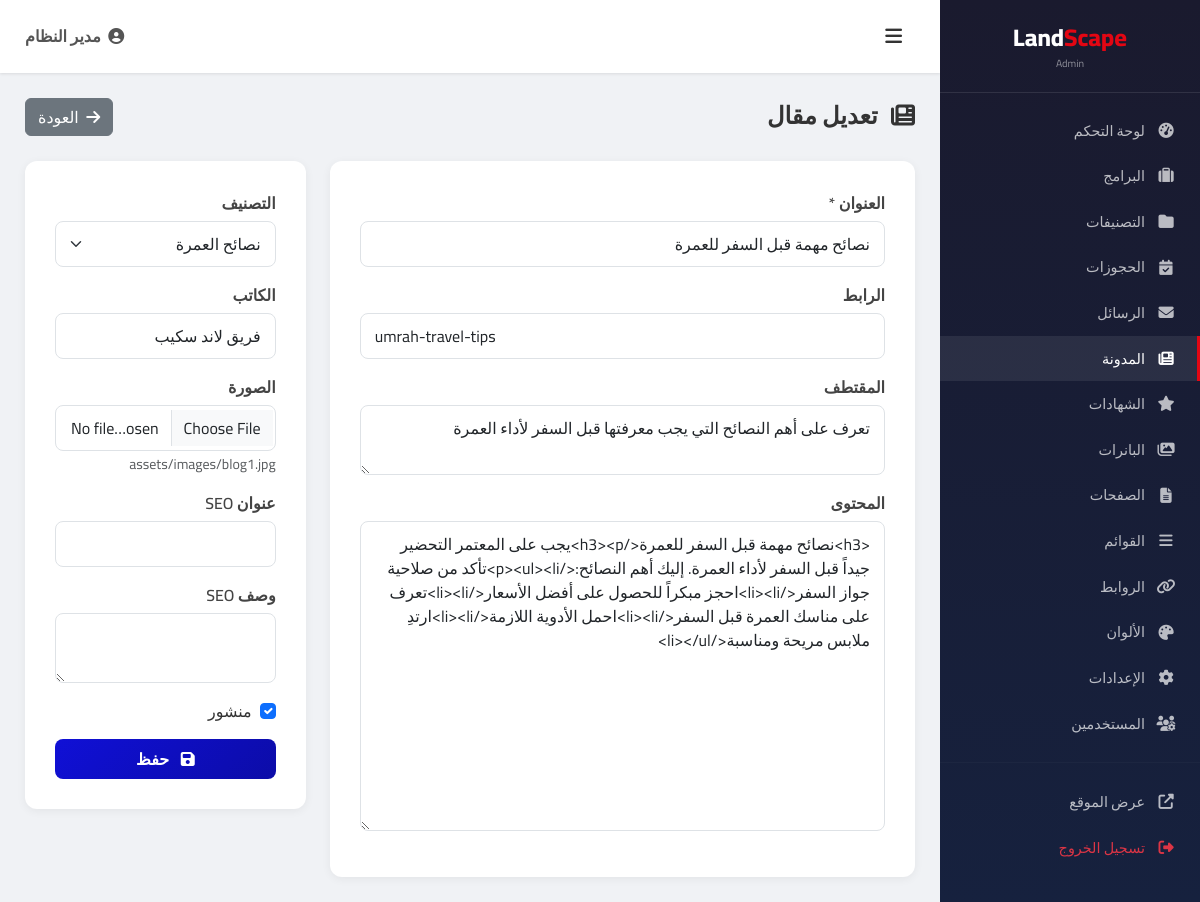
Page /admin/article-edit?id=1 (signed in) on the committed database.
### tables this page shows
CREATE TABLE `articles` (
    `id` INT AUTO_INCREMENT PRIMARY KEY,
    `title` VARCHAR(500) NOT NULL,
    `slug` VARCHAR(500) NOT NULL UNIQUE,
    `category_id` INT,
    `image` VARCHAR(500),
    `excerpt` TEXT,
    `content` LONGTEXT,
    `author` VARCHAR(100),
    `meta_title` VARCHAR(300),
    `meta_description` TEXT,
    `is_published` TINYINT(1) DEFAULT 0,
    `views` INT DEFAULT 0,
    `created_at` TIMESTAMP DEFAULT CURRENT_TIMESTAMP,
    `updated_at` TIMESTAMP DEFAULT CURRENT_TIMESTAMP ON UPDATE CURRENT_TIMESTAMP,
    FOREIGN KEY (`category_id`) REFERENCES `categories`(`id`) ON DELETE SET NULL
);

CREATE TABLE `categories` (
    `id` INT AUTO_INCREMENT PRIMARY KEY,
    `name` VARCHAR(200) NOT NULL,
    `slug` VARCHAR(200) NOT NULL UNIQUE,
    `type` ENUM('hajj', 'umrah', 'blog') DEFAULT 'umrah',
    `description` TEXT,
    `sort_order` INT DEFAULT 0,
    `is_active` TINYINT(1) DEFAULT 1,
    `created_at` TIMESTAMP DEFAULT CURRENT_TIMESTAMP,
    `updated_at` TIMESTAMP DEFAULT CURRENT_TIMESTAMP ON UPDATE CURRENT_TIMESTAMP
);

### config/config.php (called while the page is built, shortened)
<?php
function clean(string $data): string {
    return htmlspecialchars(trim($data), ENT_QUOTES, 'UTF-8');
}

### admin/article-edit.php (the view, shortened to what this page needs)
<?php
$db = getDB();
$id = intval($_GET['id'] ?? 0);
$article = null;
if ($id > 0) {
    $stmt = $db->prepare("SELECT * FROM articles WHERE id = ?");
    $stmt->execute([$id]);
    $article = $stmt->fetch();
}
$categories = $db->query("SELECT * FROM categories WHERE type = 'blog' AND is_active = 1 ORDER BY sort_order")->fetchAll();
include __DIR__ . '/includes/header.php';
?>
<div class="admin-page-header">
    <h4><i class="fas fa-newspaper me-2"></i> <?= $id ? 'تعديل' : 'إضافة' ?> مقال</h4>
    <a href="/admin/articles" class="btn btn-secondary"><i class="fas fa-arrow-right me-1"></i> العودة</a>
</div>
<form method="POST" enctype="multipart/form-data">
    <div class="row g-4">
        <div class="col-lg-8">
            <div class="admin-form">
                <div class="mb-3"><label class="form-label">العنوان *</label><input type="text" name="title" class="form-control" value="<?= clean($article['title'] ?? '') ?>" required></div>
                <div class="mb-3"><label class="form-label">الرابط</label><input type="text" name="slug" class="form-control" value="<?= clean($article['slug'] ?? '') ?>" dir="ltr"></div>
                <div class="mb-3"><label class="form-label">المقتطف</label><textarea name="excerpt" class="form-control" rows="2"><?= clean($article['excerpt'] ?? '') ?></textarea></div>
                <div class="mb-3"><label class="form-label">المحتوى</label><textarea name="content" class="form-control" rows="12"><?= $article['content'] ?? '' ?></textarea></div>
            </div>
        </div>
        <div class="col-lg-4">
            <div class="admin-form mb-4">
                <div class="mb-3"><label class="form-label">التصنيف</label>
                    <select name="category_id" class="form-select">
                        <?php foreach ($categories as $c): ?>
                            <option value="<?= $c['id'] ?>" <?= ($article['category_id'] ?? 0) == $c['id'] ? 'selected' : '' ?>><?= clean($c['name']) ?></option>
                        <?php endforeach; ?>
                    </select>
                </div>
                <div class="mb-3"><label class="form-label">الكاتب</label><input type="text" name="author" class="form-control" value="<?= clean($article['author'] ?? '') ?>"></div>
                <div class="mb-3"><label class="form-label">الصورة</label><input type="file" name="image" class="form-control" accept="image/*">
                    <?php if (!empty($article['image'])): ?><small class="text-muted"><?= clean($article['image']) ?></small><?php endif; ?>
                </div>
                <div class="mb-3"><label class="form-label">عنوان SEO</label><input type="text" name="meta_title" class="form-control" value="<?= clean($article['meta_title'] ?? '') ?>"></div>
                <div class="mb-3"><label class="form-label">وصف SEO</label><textarea name="meta_description" class="form-control" rows="2"><?= clean($article['meta_description'] ?? '') ?></textarea></div>
                <div class="form-check mb-3">
                    <input type="checkbox" name="is_published" class="form-check-input" id="pub" <?= ($article['is_published'] ?? 0) ? 'checked' : '' ?>>
                    <label class="form-check-label" for="pub">منشور</label>
                </div>
                <button type="submit" class="btn btn-admin-primary w-100"><i class="fas fa-save me-2"></i> حفظ</button>
            </div>
        </div>
    </div>
</form>
<?php include __DIR__ . '/includes/footer.php'; ?>

### admin/includes/admin.css (style rules this page uses)
* { box-sizing: border-box; margin: 0; padding: 0; }
body { font-family: 'Cairo', sans-serif; background: #f0f2f5; color: #333; direction: rtl; }
.admin-form { background: #fff; border-radius: 12px; padding: 30px; box-shadow: 0 2px 10px rgba(0,0,0,0.06); }
.admin-form .form-label { font-weight: 600; color: #444; margin-bottom: 6px; }
.admin-form .form-control, .admin-form .form-select { border-radius: 8px; font-family: 'Cairo', sans-serif; padding: 10px 14px; }
.admin-page-header { display: flex; justify-content: space-between; align-items: center; margin-bottom: 25px; }
.admin-page-header h4 { font-weight: 700; color: #333; margin: 0; }
.btn-admin-primary { background: linear-gradient(135deg, #1010D6, #0c0ca8); color: #fff; border: none; border-radius: 8px; padding: 8px 20px; font-weight: 600; font-family: 'Cairo', sans-serif; }

### rows in the picture
articles: title "نصائح مهمة قبل السفر للعمرة", slug "umrah-travel-tips", excerpt "تعرف على أهم النصائح التي يجب معرفتها قبل السفر لأداء العمرة", content "<h3>نصائح مهمة قبل السفر للعمرة</h3><p>يجب على المعتمر التحضير جيداً قبل السفر لأداء العمرة. إليك أهم النصائح:</p><ul><li>تأكد من صلاحية جواز السفر</li><li>احجز مبكراً للحصول على أفضل الأسعار</li><li>تعرف على مناسك العمرة قبل السفر</li><li>احمل الأدوية اللازمة</li><li>ارتدِ ملابس مريحة ومناسبة</li></ul>", category_id "نصائح العمرة", author "فريق لاند سكيب", image "assets/images/blog1.jpg", is_published "☑"

### other values in the picture
$adminName "مدير النظام"
